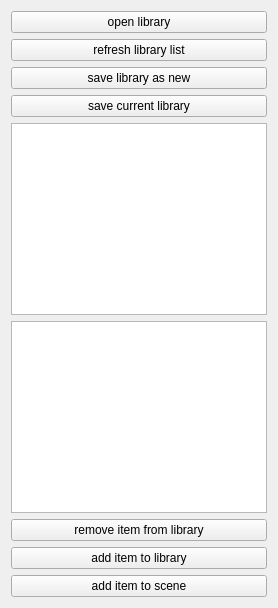
                  <widget class="QWidget" name="libraryTab">
                   <attribute name="title">
                    <string>Libraries</string>
                   </attribute>
                   <layout class="QVBoxLayout" name="verticalLayout_7">
                    <item>
                     <widget class="QPushButton" name="loadLibraryBtn">
                      <property name="text">
                       <string>open library</string>
                      </property>
                     </widget>
                    </item>
                    <item>
                     <widget class="QPushButton" name="refreshLibrariesBtn">
                      <property name="text">
                       <string>refresh library list</string>
                      </property>
                     </widget>
                    </item>
                    <item>
                     <widget class="QPushButton" name="saveLibraryBtn">
                      <property name="text">
                       <string>save library as new</string>
                      </property>
                     </widget>
                    </item>
                    <item>
                     <widget class="QPushButton" name="saveCurrentLibraryBtn">
                      <property name="text">
                       <string>save current library</string>
                      </property>
                     </widget>
                    </item>
                    <item>
                     <widget class="QListWidget" name="libraryList"/>
                    </item>
                    <item>
                     <widget class="QListWidget" name="currentLibrary">
                      <property name="iconSize">
                       <size>
                        <width>150</width>
                        <height>150</height>
                       </size>
                      </property>
                     </widget>
                    </item>
                    <item>
                     <widget class="QPushButton" name="removeFromLibraryBtn">
                      <property name="text">
                       <string>remove item from library</string>
                      </property>
                     </widget>
                    </item>
                    <item>
                     <widget class="QPushButton" name="addItemToLibBtn">
                      <property name="text">
                       <string>add item to library</string>
                      </property>
                     </widget>
                    </item>
                    <item>
                     <widget class="QPushButton" name="addItemFromLibraryToSceneBtn">
                      <property name="text">
                       <string>add item to scene</string>
                      </property>
                     </widget>
                    </item>
                   </layout>
                  </widget>
